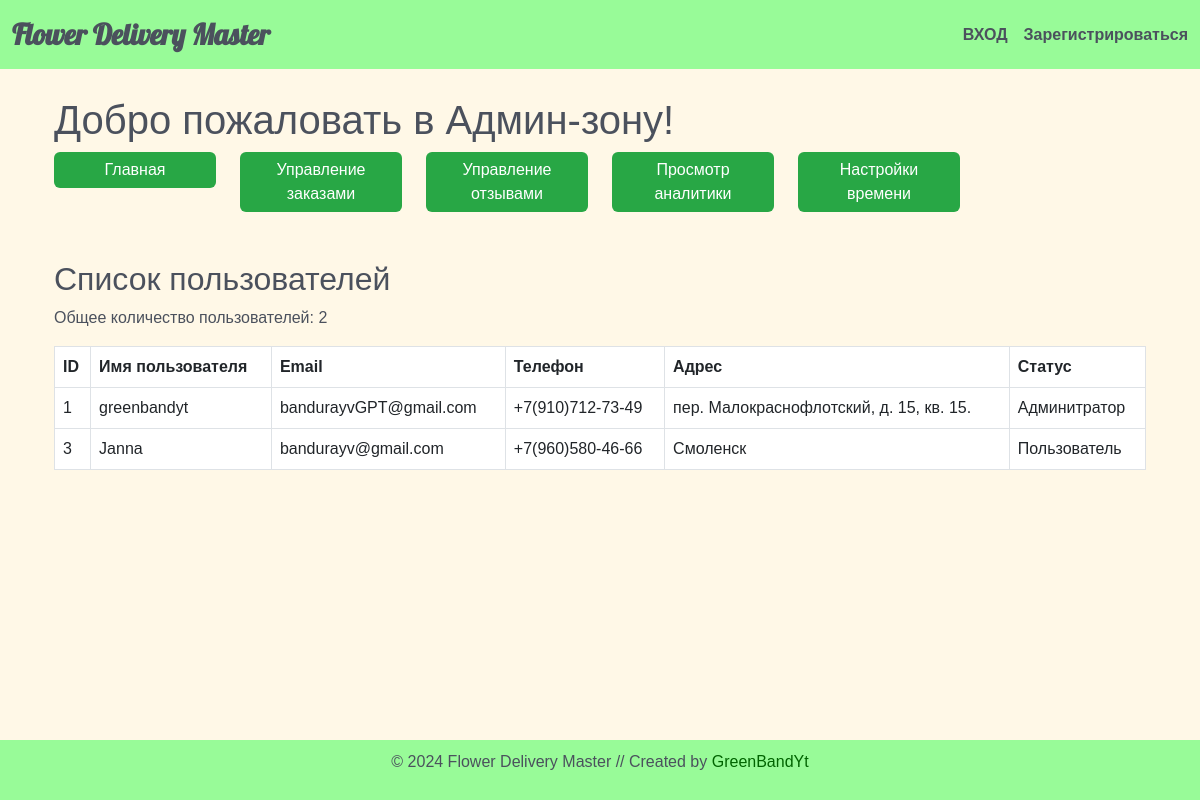
/admin-zone/, run on the app's committed database.
### users/models.py (models this page shows, shortened)
class CustomUser(AbstractUser):
    phone_number = models.CharField(
        max_length=16,
        unique=True,  # Добавлено требование уникальности
        null=False,   # Поле обязательно
        blank=False,  # Поле обязательно
        verbose_name="Phone Number"
    )
    address = models.TextField(
        blank=True,
        null=True,
        verbose_name="Address"
    )
    telegram_id = models.CharField(
        max_length=50,
        blank=True,
        null=True,
        unique=True,
        verbose_name="Telegram ID"
    )

### admin_zone/views.py (the view)
# urls.py: path('', views.admin_home, name='home'),  # Главная страница админ-зоны
def admin_home(request):
    users = CustomUser.objects.all()
    return render(request, 'admin_zone/admin_dashboard.html', {'users': users})

### admin_zone/templates/admin_zone/admin_dashboard.html (shortened to what this page needs)
{% extends "base.html" %}
{% block content %}
<div class="container mt-5">
    <h1>Добро пожаловать в Админ-зону!</h1>
    <div class="row mb-4">
        <div class="col-md-2">
            <a href="{% url 'admin_zone:home' %}" class="btn btn-primary w-100">Главная</a>
        </div>
        <div class="col-md-2">
            <a href="{% url 'admin_zone:orders' %}" class="btn btn-primary w-100">Управление заказами</a>
        </div>
        <div class="col-md-2">
            <a href="{% url 'admin_zone:reviews' %}" class="btn btn-primary w-100">Управление отзывами</a>
        </div>
        <div class="col-md-2">
            <a href="{% url 'admin_zone:analytics' %}" class="btn btn-primary w-100">Просмотр аналитики</a>
        </div>
        <div class="col-md-2">
            <a href="{% url 'admin_zone:edit_time_settings' %}" class="btn btn-primary w-100">Настройки времени</a>
        </div>
    </div>
    <h2 class="mt-5">Список пользователей</h2>
    <p>Общее количество пользователей: {{ users.count }}</p>
    <div class="table-responsive" style="max-height: 400px; overflow-y: auto;">
        <table class="table table-bordered">
            <thead>
                <tr>
                    <th>ID</th>
                    <th>Имя пользователя</th>
                    <th>Email</th>
                    <th>Телефон</th>
                    <th>Адрес</th>
                    <th>Статус</th>
                </tr>
            </thead>
            <tbody>
                {% for user in users %}
                <tr>
                    <td>{{ user.id }}</td>
                    <td>{{ user.username }}</td>
                    <td>{{ user.email }}</td>
                    <td>{{ user.phone_number }}</td>
                    <td>{{ user.address }}</td>
                    <td>
                        {% if user.is_staff %}
                            Админитратор
                        {% else %}
                            Пользователь
                        {% endif %}
                    </td>
                </tr>
                {% endfor %}
            </tbody>
        </table>
    </div>
</div>
{% endblock %}

### static/css/style.css (style rules this page uses)
body { margin: 0; padding: 0; font-family: 'Arial', sans-serif; background-color: #FFF8E7; color: #4B515D; display: flex; flex-direction: column; min-height: 100vh; }
.btn-primary { background-color: #28a745; color: #ffffff; border: none; }
h1, h2, h3 { color: #4B515D; }
p { color: #4B515D; }

### data on the page
CustomUser: id "1", username "greenbandyt", email "bandurayvGPT@gmail.com", phone_number "+7(910)712-73-49", address "пер. Малокраснофлотский, д. 15, кв. 15.", is_staff "Админитратор"
CustomUser: id "3", username "Janna", email "bandurayv@gmail.com", phone_number "+7(960)580-46-66", address "Смоленск", is_staff "Пользователь"

### other printed values
{{ users.count }} "2"
